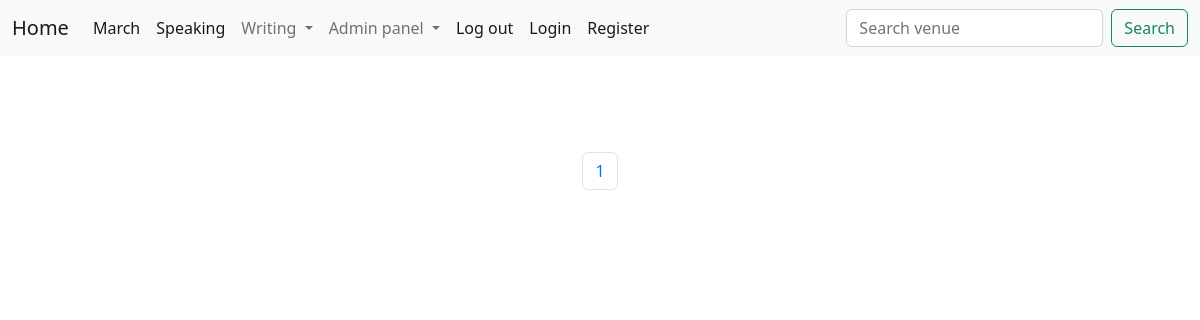
Page /speakingpart3/ on the earlier database version.
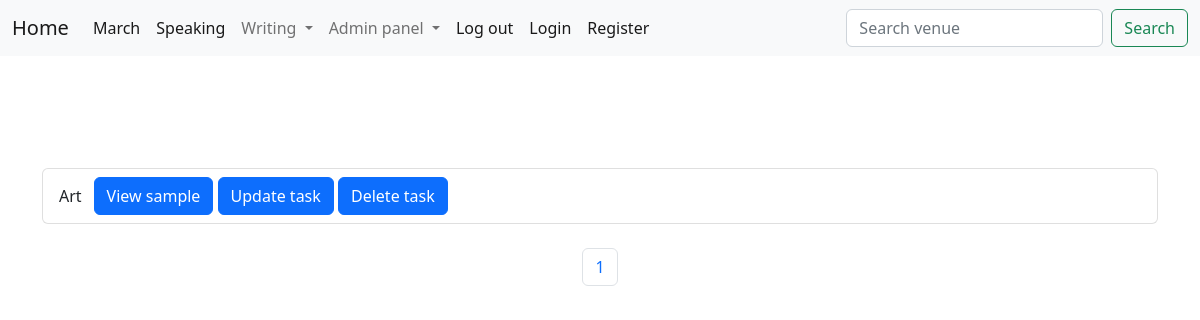
Same page on the later database version.
### ielts/models.py (models this page shows, shortened)
class SpeakingPartThree(models.Model):
    topic = models.ForeignKey(
        'SpeakingPartThreeTopic',  default="unnamed", on_delete=models.CASCADE)
    text = RichTextField(blank=True, null=True)

class SpeakingPartThreeTopic(models.Model):
    title = models.CharField(max_length=255)

### ielts/views.py (the view)
# urls.py: path('speakingpart3/', SpeakingPart3Topic, name='speakingpart3'),
def SpeakingPart3Topic(request):
    listtask = SpeakingPartThree.objects.all
    p = Paginator(SpeakingPartThree.objects.all(), 2)
    page = request.GET.get('page')
    tasks = p.get_page(page)
    nums = "a" * tasks.paginator.num_pages
    return render(request, 'speaking/part3/part3topiclist.html',
                  {"listtask": listtask,
                   "tasks": tasks,
                   "nums": nums,
                   }
                  )

### ielts/templates/speaking/part3/part3topiclist.html (shortened to what this page needs)
{% extends "base.html" %}
{% block content %}
<br/>
<br/>
<br/>
{% for i in tasks %}
<ul class="list-group">
    <li class="list-group-item d-flex justify-content-between align-items-center">
        {{i.topic.title}}
        <div class="container"> <button type="button" class="btn btn-primary"><a class="dropdown-item" aria-current="page" href="{% url 'speakingpart3show' i.id %}">View sample</a></button>
        <button type="button" class="btn btn-primary"><a class="dropdown-item" aria-current="page" href="#">Update task</a></button>
        <button type="button" class="btn btn-primary"><a class="dropdown-item" aria-current="page" href="#">Delete task</a></button>
    </div>
    </li>
</ul><br/>
{% endfor %}
<nav aria-label="Page navigation example">
    <ul class="pagination  justify-content-center">
{% for i in nums %}
    <li class="page-item"><a class="page-link"  href="?page={{forloop.counter}}">{{forloop.counter}}</a></li>
{% endfor %}
</ul>
</nav>
{% endblock %}

Differences in the rows shown:
added SpeakingPartThree: topic "Art"
